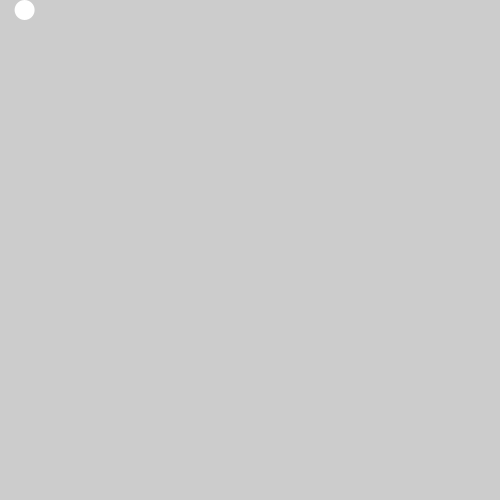
Frame 1 (no input)
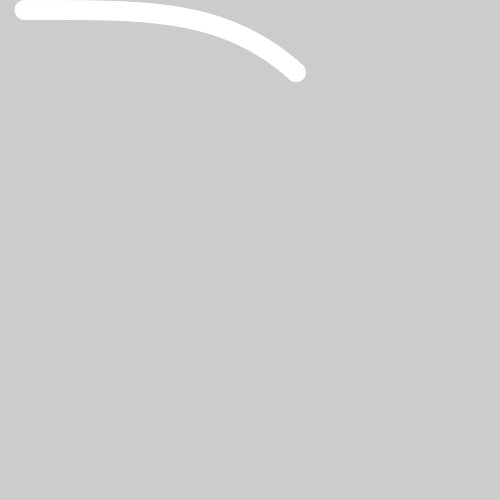
Frame 60 (the mouse pressed at the canvas centre just before this capture)
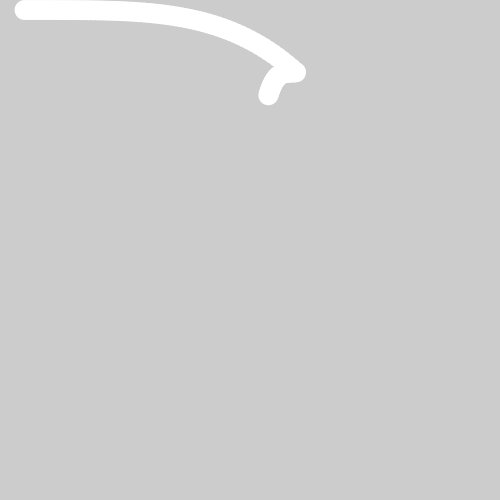
Frame 120 (the mouse held since frame 60 and released just before this capture)

The Processing sketch that drew these frames (run headless with seeded random() and noise(); from frame 60 on, the mouse is pressed at the canvas centre):

// Processing sketch: processing_27911
// ── processing_27911.pde



float beginX = 20.0;  
float beginY = 10.0;  
float endX = 480.0;  
float endY = 490.0;   
float distX;          
float distY;          
float exponent = 4;   
float x = 0.0;        
float y = 0.0;        
float step = 0.01;    
float pct = 0.0;     

void setup() 
{
  size(500, 500);
  noStroke();
  smooth();
  distX = endX - beginX;
  distY = endY - beginY;
}

void draw() 
{
  pct += step;
  if (pct < 1.0) {
    x = beginX + (pct * distX);
    y = beginY + (pow(pct, exponent) * distY);
  }
  fill(255);
  ellipse(x, y, 20, 20);
}

void mousePressed() {
  pct = 0.0;
  beginX = x;
  beginY = y;
  endX = mouseX;
  endY = mouseY;
  distX = endX - beginX;
  distY = endY - beginY;
}
